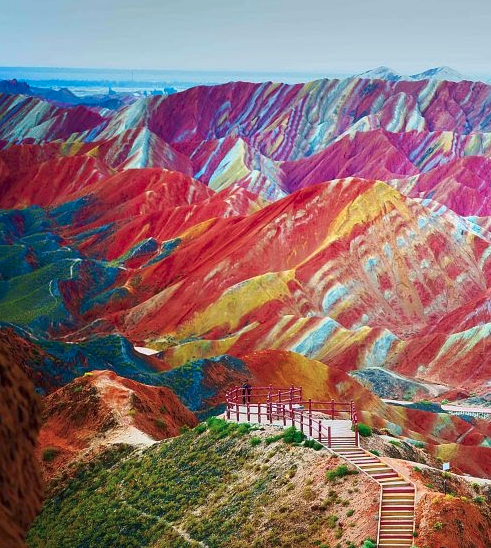
#> input picture algorithms/SLAM/img_01.png, 491 x 548 px, found by its file name
$ python harris_corner_detection.py
#> lines starting #> are read from the running program, lines starting #| are printed output that depends on the picture; after the words box and inside, x2 and y2 are one past the last pixel; in counts of white or black regions, pixels touching at a corner belong together
#> in compare_harris_detectors, img is the input picture: shape (548, 491, 3); mean B, G, R 110.9, 110.5, 141.4
import numpy as np
import cv2
import matplotlib.pyplot as plt
from time import time
from scipy.ndimage import gaussian_filter

def harris_corner_detector_numpy(image, k=0.04, window_size=3, threshold=0.01):
    """
    Implementation of Harris Corner Detection using NumPy

    Parameters:
        image: Input grayscale image
        k: Harris detector free parameter (typically between 0.04-0.06)
        window_size: Size of the window for local maxima detection
        threshold: Threshold for corner detection relative to maximum value

    Returns:
        corners: Binary image with detected corners marked
    """
#> called with k = 0.04, window_size = 3, threshold = 0.01
    # Step 1: Compute gradients
    dy, dx = np.gradient(image.astype(np.float32))

    # Step 2: Compute products of gradients
    Ixx = dx * dx
    Iyy = dy * dy
    Ixy = dx * dy
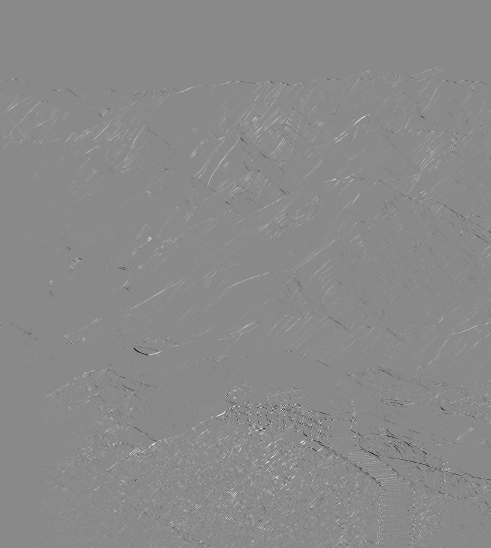
#> Ixy: shape (548, 491) float32; min -10352.5, max 8806.5, mean 43.8; drawn with min black and max white

    # Step 3: Apply Gaussian smoothing to gradient products
    sigma = 1.0
    Ixx = gaussian_filter(Ixx, sigma)
    Iyy = gaussian_filter(Iyy, sigma)
    Ixy = gaussian_filter(Ixy, sigma)

    # Step 4: Compute Harris response
    det_M = Ixx * Iyy - Ixy * Ixy
    trace_M = Ixx + Iyy
    R = det_M - k * (trace_M ** 2)
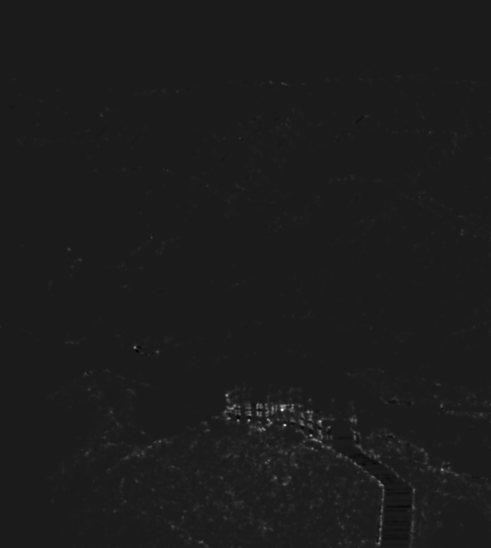
#> R: shape (548, 491) float32; min -1510346, max 12509967, mean 59243.6; drawn with min black and max white

    # Step 5: Threshold and find local maxima
    # Normalize R to [0,1]
    R_normalized = R / R.max() if R.max() > 0 else R

    # Apply threshold
    corners = np.zeros_like(R_normalized, dtype=np.uint8)
    corners[R_normalized > threshold] = 1

    # Apply non-maximum suppression
    offset = window_size // 2
    height, width = corners.shape
    for y in range(offset, height - offset):
        for x in range(offset, width - offset):
            if corners[y, x] == 1:
                window = R_normalized[y-offset:y+offset+1, x-offset:x+offset+1]
                if R_normalized[y, x] < np.max(window):
                    corners[y, x] = 0
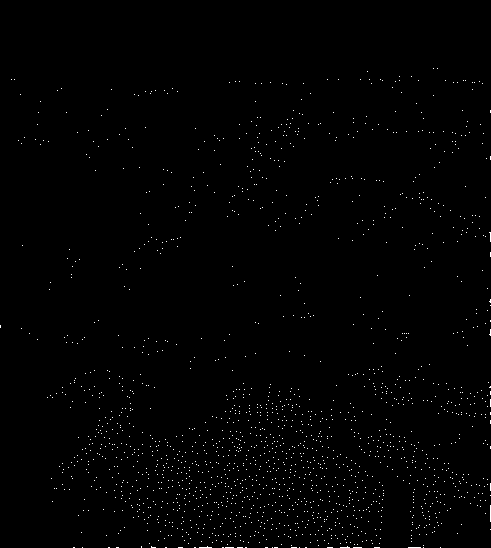
#> corners: shape (548, 491); values 0 (black) and 1 (white), 0.73% white in thin lines or dots, all inside (x1, y1, x2, y2) = (0, 68, 491, 548)

    return corners, R_normalized

def harris_corner_detector_opencv(image, k=0.04, threshold=0.01):
    """
    Implementation of Harris Corner Detection using OpenCV

    Parameters:
        image: Input grayscale image
        k: Harris detector free parameter
        threshold: Threshold for corner detection

    Returns:
        corners: Binary image with detected corners marked
    """
#> called with k = 0.04, threshold = 0.01
    # Use OpenCV's cornerHarris
    dst = cv2.cornerHarris(image.astype(np.float32), blockSize=2, ksize=3, k=k)
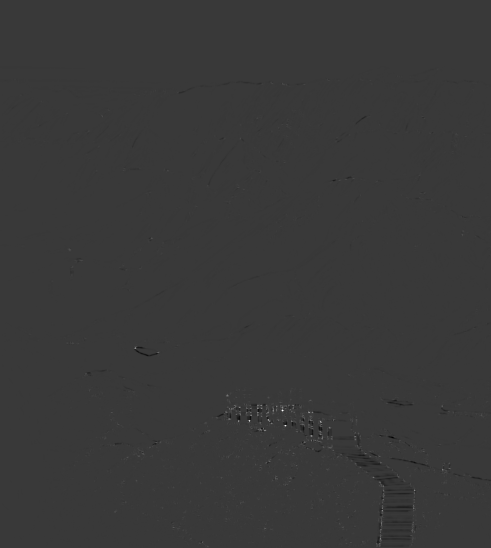
#> dst: shape (548, 491) float32; min -50477616, max 175299296, mean 34722.9; drawn with min black and max white

    # Normalize to 0-1 range
    dst_norm = dst / dst.max() if dst.max() > 0 else dst

    # Create binary image with thresholded corners
    corners = np.zeros_like(dst_norm, dtype=np.uint8)
    corners[dst_norm > threshold] = 1

    return corners, dst_norm

def compare_harris_detectors(image_path):
    """
    Compare the NumPy and OpenCV implementations of Harris Corner Detection

    Parameters:
        image_path: Path to the input image
    """
    # Read image and convert to grayscale
    img = cv2.imread(image_path)
    gray = cv2.cvtColor(img, cv2.COLOR_BGR2GRAY)

    # Parameters
    k = 0.04
    threshold = 0.01
    window_size = 3

    # Time the NumPy implementation
    start_time = time()
    corners_numpy, response_numpy = harris_corner_detector_numpy(gray, k, window_size, threshold)
    numpy_time = time() - start_time
    print(f"NumPy implementation time: {numpy_time:.4f} seconds")

    # Time the OpenCV implementation
    start_time = time()
    corners_opencv, response_opencv = harris_corner_detector_opencv(gray, k, threshold)
#> corners_opencv: shape (548, 491); values 0 (black) and 1 (white), 1.9% white in thin lines or dots, all inside (x1, y1, x2, y2) = (14, 69, 491, 548)
    opencv_time = time() - start_time
    print(f"OpenCV implementation time: {opencv_time:.4f} seconds")
    print(f"OpenCV is {numpy_time / opencv_time:.1f}x faster")

    # Calculate match percentage
    total_pixels = gray.shape[0] * gray.shape[1]
#> total_pixels = 269068
    matching_pixels = np.sum(corners_numpy == corners_opencv)
#> matching_pixels = 263212
    match_percentage = (matching_pixels / total_pixels) * 100
#> match_percentage = 97.82
    print(f"Match percentage: {match_percentage:.2f}%")
#| Match percentage: 97.82%

    # Calculate percentage of corner pixels detected by each method
    numpy_corner_pixels = np.sum(corners_numpy == 1)
#> numpy_corner_pixels = 1968
    opencv_corner_pixels = np.sum(corners_opencv == 1)
#> opencv_corner_pixels = 4996
    print(f"NumPy detected {numpy_corner_pixels} corner pixels ({numpy_corner_pixels/total_pixels*100:.4f}%)")
#| NumPy detected 1968 corner pixels (0.7314%)
    print(f"OpenCV detected {opencv_corner_pixels} corner pixels ({opencv_corner_pixels/total_pixels*100:.4f}%)")
#| OpenCV detected 4996 corner pixels (1.8568%)

    # Visualize results
    fig, axes = plt.subplots(2, 3, figsize=(15, 10))

    # Original image
    axes[0, 0].imshow(cv2.cvtColor(img, cv2.COLOR_BGR2RGB))
    axes[0, 0].set_title('Original Image')
    axes[0, 0].axis('off')

    # NumPy response
    axes[0, 1].imshow(response_numpy, cmap='jet')
    axes[0, 1].set_title('NumPy Harris Response')
    axes[0, 1].axis('off')

    # OpenCV response
    axes[0, 2].imshow(response_opencv, cmap='jet')
    axes[0, 2].set_title('OpenCV Harris Response')
    axes[0, 2].axis('off')

    # NumPy corners
    img_with_numpy_corners = cv2.cvtColor(img.copy(), cv2.COLOR_BGR2RGB)
    y_coords, x_coords = np.where(corners_numpy == 1)
#> y_coords = 1968 values from 68 to 547; x_coords = 1968 values, max 490 at index 61, min 0 at index 432, mean 287.2
    for y, x in zip(y_coords, x_coords):
        cv2.circle(img_with_numpy_corners, (x, y), 3, (255, 0, 0), -1)
#> this loop made 1968 passes
#> (y, x) on passes 1 to 3: (68, 433), (68, 437), (71, 367)
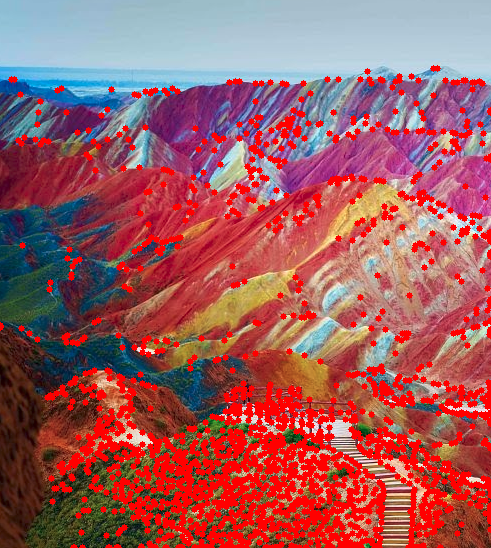
#> img_with_numpy_corners: shape (548, 491, 3); mean R, G, B 159.8, 91.3, 94.5
    axes[1, 0].imshow(img_with_numpy_corners)
    axes[1, 0].set_title('NumPy Detected Corners')
    axes[1, 0].axis('off')

    # OpenCV corners
    img_with_opencv_corners = cv2.cvtColor(img.copy(), cv2.COLOR_BGR2RGB)
    y_coords, x_coords = np.where(corners_opencv == 1)
#> y_coords = 4996 values from 69 to 547; x_coords = 4996 values, max 490 at index 250, min 14 at index 5, mean 286.7
    for y, x in zip(y_coords, x_coords):
        cv2.circle(img_with_opencv_corners, (x, y), 3, (0, 255, 0), -1)
#> this loop made 4996 passes
#> (y, x) on passes 1 to 3: (69, 437), (75, 397), (76, 397)
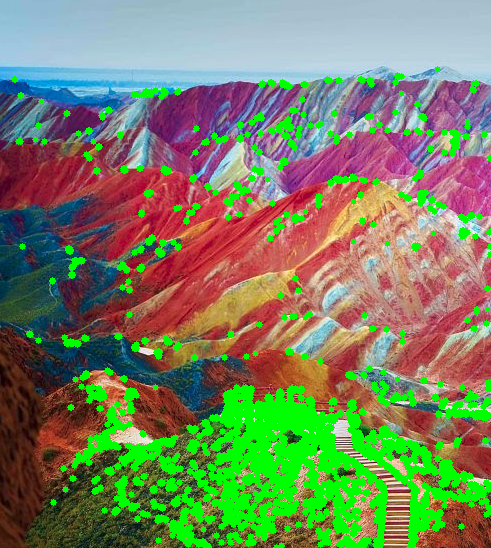
#> img_with_opencv_corners: shape (548, 491, 3); mean R, G, B 120, 130.3, 96.1
    axes[1, 1].imshow(img_with_opencv_corners)
    axes[1, 1].set_title('OpenCV Detected Corners')
    axes[1, 1].axis('off')

    # Comparison (overlay)
    img_comparison = cv2.cvtColor(img.copy(), cv2.COLOR_BGR2RGB)
    # NumPy corners in red
    y_coords, x_coords = np.where(corners_numpy == 1)
#> y_coords = 1968 values from 68 to 547; x_coords = 1968 values, max 490 at index 61, min 0 at index 432, mean 287.2
    for y, x in zip(y_coords, x_coords):
        cv2.circle(img_comparison, (x, y), 3, (255, 0, 0), -1)
    # OpenCV corners in green
    y_coords, x_coords = np.where(corners_opencv == 1)
#> y_coords = 4996 values from 69 to 547; x_coords = 4996 values, max 490 at index 250, min 14 at index 5, mean 286.7
    for y, x in zip(y_coords, x_coords):
        cv2.circle(img_comparison, (x, y), 3, (0, 255, 0), -1)
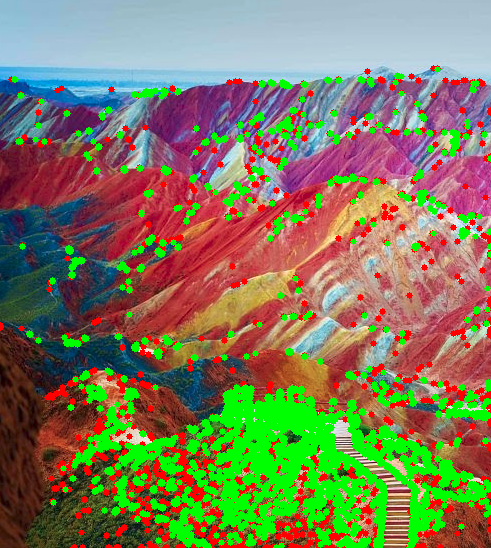
#> img_comparison: shape (548, 491, 3); 14.67% of pixels changed, all inside (x1, y1, x2, y2) = (11, 66, 491, 548)
    axes[1, 2].imshow(img_comparison)
    axes[1, 2].set_title('Comparison (Red: NumPy, Green: OpenCV)')
    axes[1, 2].axis('off')

    plt.tight_layout()
    plt.savefig('harris_corner_comparison.png')
    plt.show()

if __name__ == "__main__":
	image_path = 'algorithms/SLAM/img_01.png'
	compare_harris_detectors(image_path)

$ run again, with algorithms/SLAM/img_02.png copied over algorithms/SLAM/img_01.png
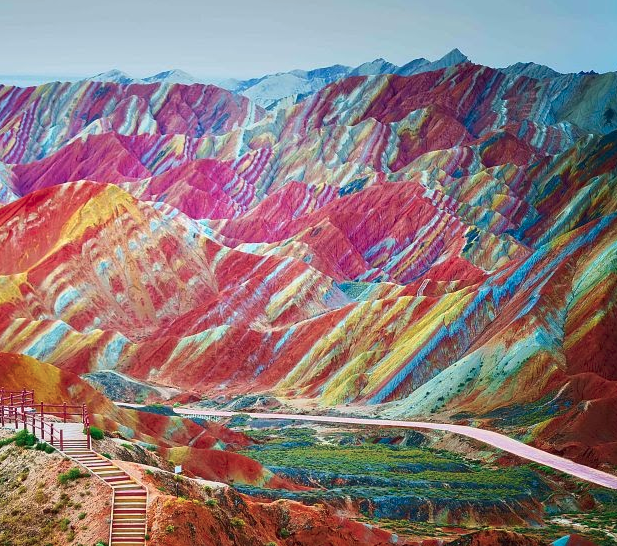
#> input picture algorithms/SLAM/img_02.png, 617 x 546 px, found by its file name
#> in compare_harris_detectors, img is the input picture: shape (546, 617, 3); mean B, G, R 121.9, 120.9, 143.5
#> after the loop in harris_corner_detector_numpy, `for y in range(offset, height - offset):`:
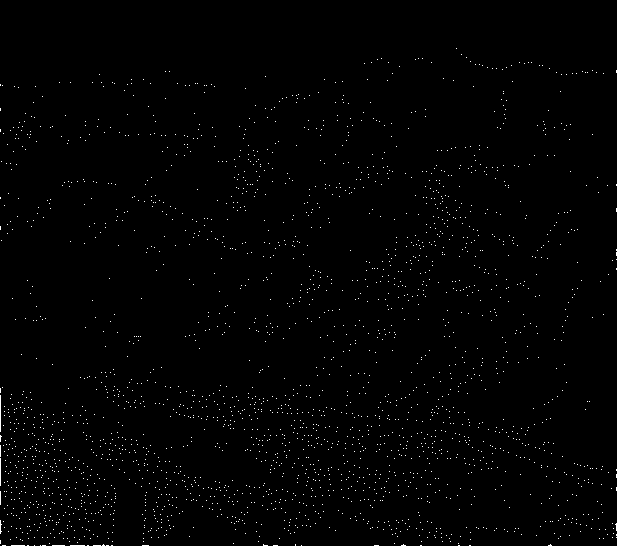
#> corners: shape (546, 617); values 0 (black) and 1 (white), 0.83% white in thin lines or dots
#> corners_opencv: shape (546, 617); values 0 (black) and 1 (white), 1.6% white in thin lines or dots
#> matching_pixels = 330134
#> match_percentage = 98
#| Match percentage: 98.00%
#> numpy_corner_pixels = 2801
#> opencv_corner_pixels = 5327
#| NumPy detected 2801 corner pixels (0.8314%)
#| OpenCV detected 5327 corner pixels (1.5813%)
#> in compare_harris_detectors, `y_coords, x_coords = np.where(corners_numpy == 1)`: y_coords = 2801 values from 48 to 545; x_coords = 2801 values, max 616 at index 31, min 0 at index 70, mean 273.3
#> the loop in compare_harris_detectors, `for y, x in zip(y_coords, x_coords):` made 2801 passes
#> (y, x) on passes 1 to 3: (48, 456), (54, 461), (57, 466)
#> in compare_harris_detectors, `y_coords, x_coords = np.where(corners_opencv == 1)`: y_coords = 5327 values from 48 to 545; x_coords = 5327 values, max 616 at index 1112, min 0 at index 306, mean 228.5
#> the loop in compare_harris_detectors, `for y, x in zip(y_coords, x_coords):` made 5327 passes
#> (y, x) on passes 1 to 3: (48, 457), (49, 456), (49, 457)
#> in compare_harris_detectors, `y_coords, x_coords = np.where(corners_numpy == 1)`: y_coords = 2801 values from 48 to 545; x_coords = 2801 values, max 616 at index 31, min 0 at index 70, mean 273.3
#> in compare_harris_detectors, `y_coords, x_coords = np.where(corners_opencv == 1)`: y_coords = 5327 values from 48 to 545; x_coords = 5327 values, max 616 at index 1112, min 0 at index 306, mean 228.5
#> after the loop in compare_harris_detectors, `for y, x in zip(y_coords, x_coords):`:
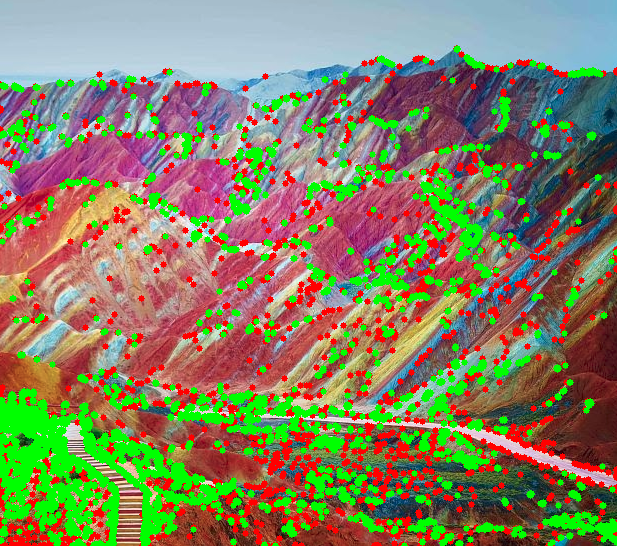
#> img_comparison: shape (546, 617, 3); mean R, G, B 133.5, 129, 95.2
